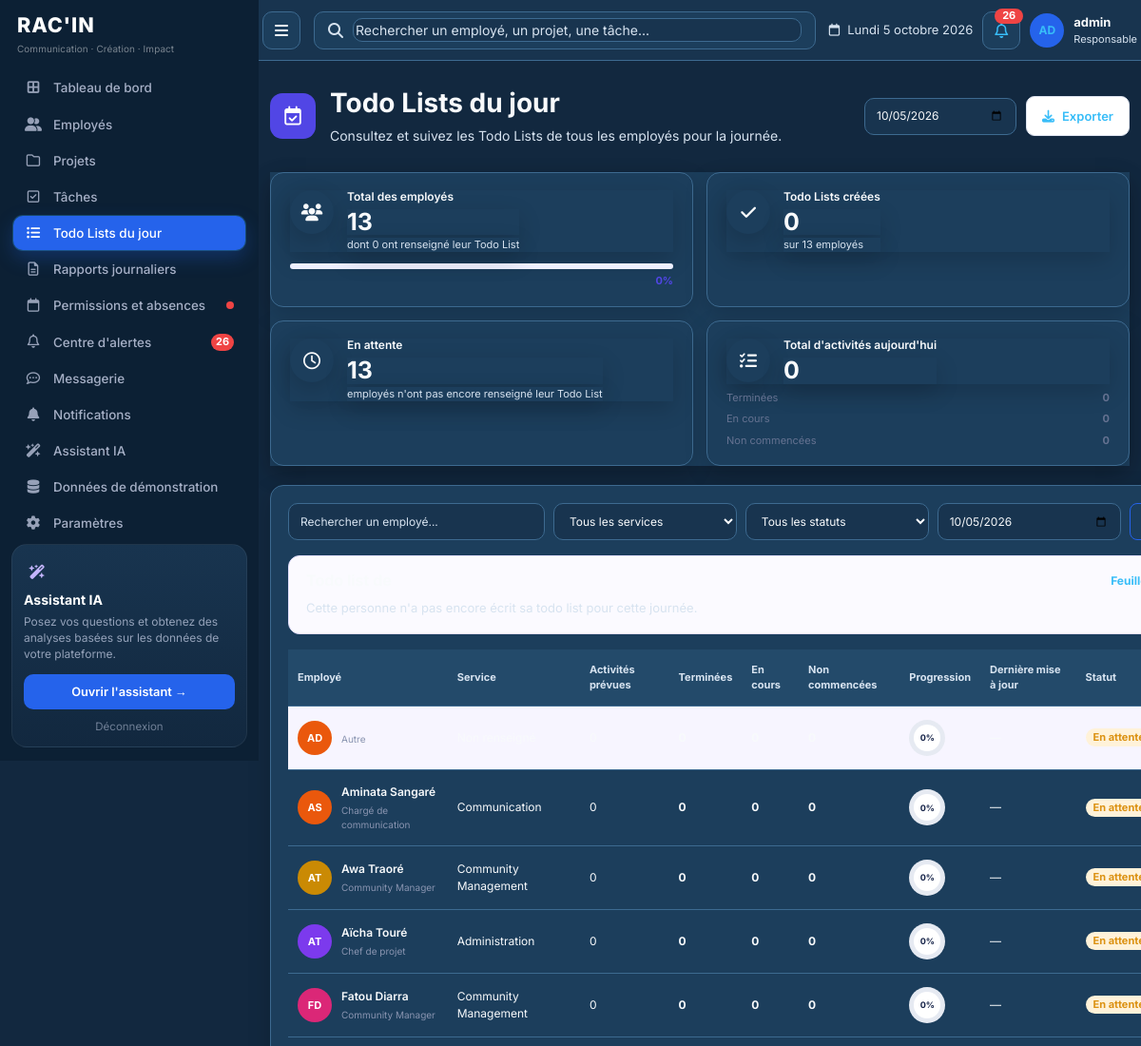
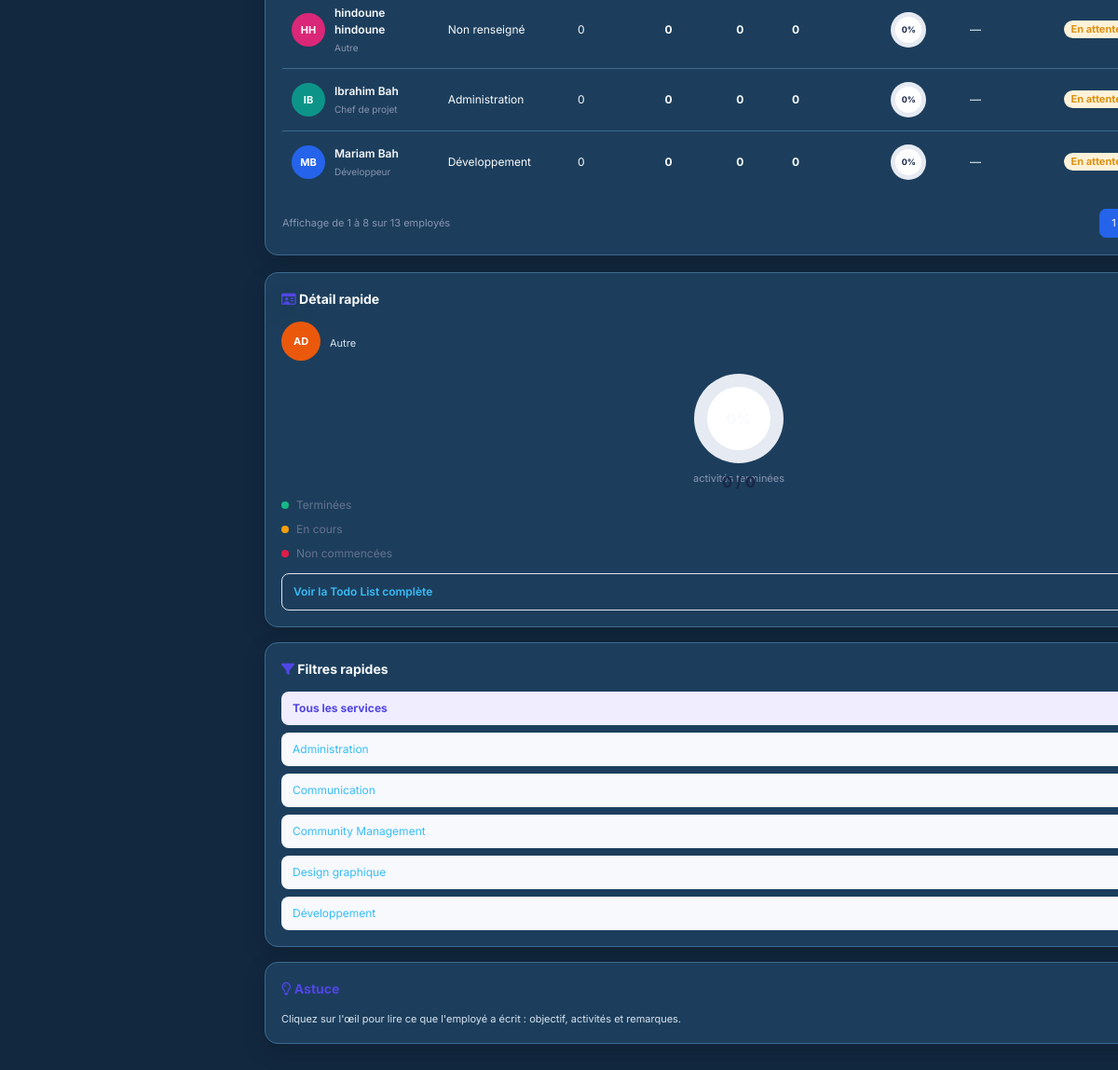
Before: /tasks/todo/ (signed in) with the older database file (2 pictures, top to bottom).
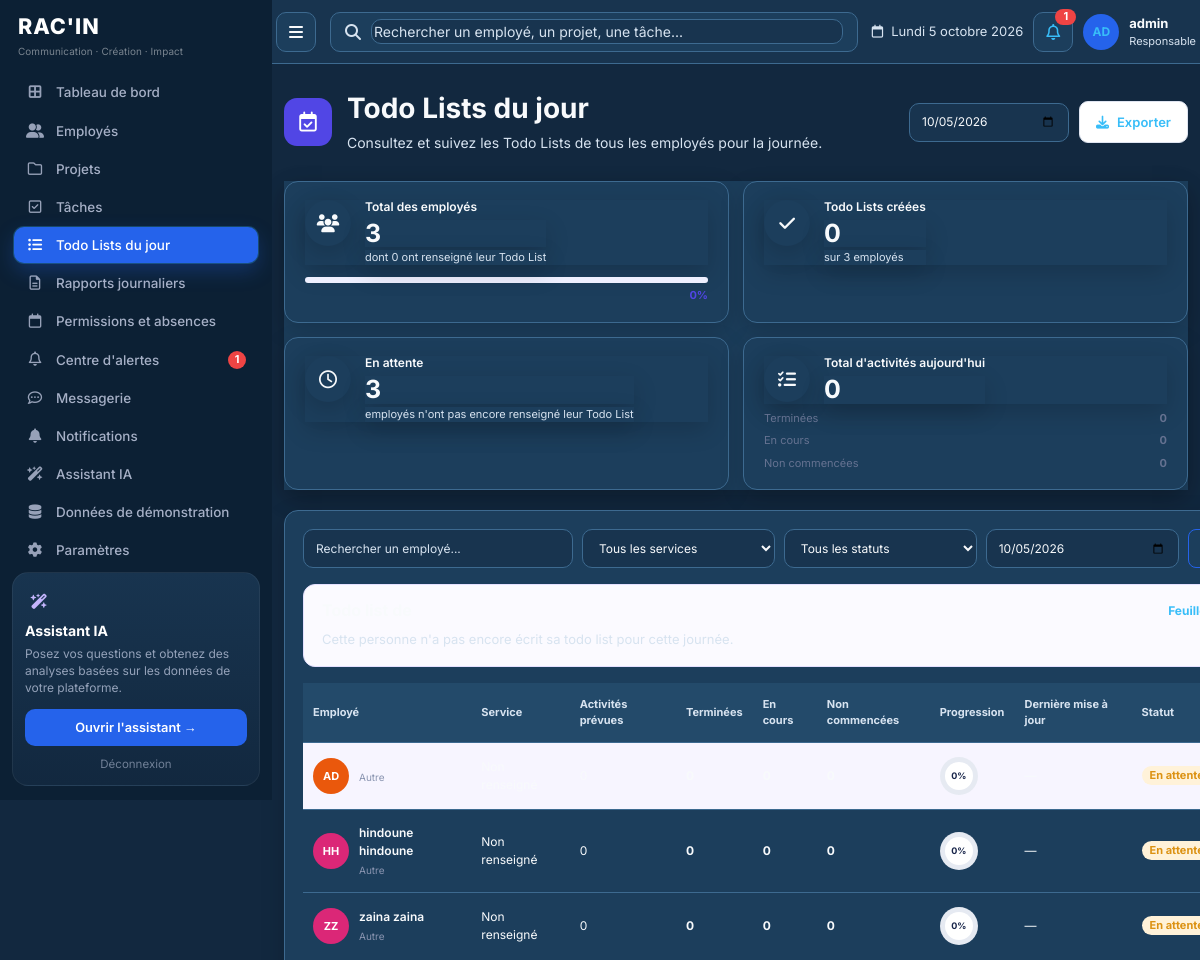
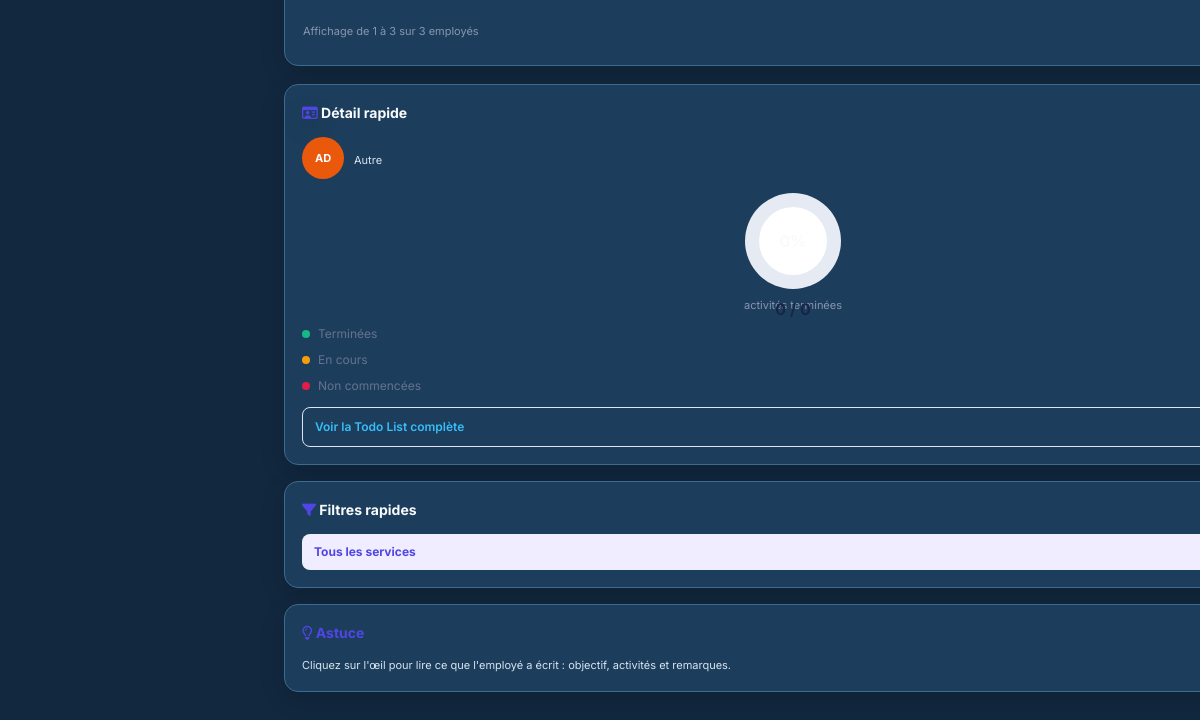
After: the same page with the newer database file (2 pictures, top to bottom).
### employees/models.py (models this page shows, shortened)
class Employee(models.Model):
    STATUS_CHOICES = [
        ('active', _('Actif')),
        ('inactive', _('Inactif')),
        ('on_leave', _('En congé')),
    ]
    POSITION_CHOICES = [
        ('designer', _('Designer')),
        ('developer', _('Développeur')),
        ('project_manager', _('Chef de projet')),
        ('marketing', _('Marketing')),
        ('content_writer', _('Rédacteur')),
        ('account_manager', _('Account Manager')),
        ('community_manager', _('Community Manager')),
        ('communication', _('Chargé de communication')),
        ('other', _('Autre')),
    ]
    user = models.OneToOneField(
        User,
        on_delete=models.CASCADE,
        related_name='employee_profile',
        verbose_name=_('Utilisateur')
    )
    position = models.CharField(
        max_length=50,
        choices=POSITION_CHOICES,
        verbose_name=_('Poste')
    )
    hire_date = models.DateField(
        verbose_name=_('Date d\'embauche')
    )
    status = models.CharField(
        max_length=20,
        choices=STATUS_CHOICES,
        default='active',
        verbose_name=_('Statut')
    )
    department = models.CharField(
        max_length=100,
        blank=True,
        verbose_name=_('Département')
    )
    salary = models.DecimalField(
        max_digits=10,
        decimal_places=2,
        blank=True,
        null=True,
        verbose_name=_('Salaire')
    )
    created_at = models.DateTimeField(
        auto_now_add=True,
        verbose_name=_('Créé le')
    )
    updated_at = models.DateTimeField(
        auto_now=True,
        verbose_name=_('Mis à jour le')
    )
    class Meta:
        verbose_name = _('Employé')
        verbose_name_plural = _('Employés')
        ordering = ['-hire_date']
    @property
    def full_name(self):
        return f"{self.user.first_name} {self.user.last_name}"

### authentication/models.py (models this page shows, shortened)
class User(AbstractUser):
    ROLE_CHOICES = [
        ('admin', _('Administrateur')),
        ('employee', _('Employé')),
    ]
    GENDER_CHOICES = [
        ('M', _('Homme')),
        ('F', _('Femme')),
        ('O', _('Autre')),
    ]
    role = models.CharField(
        max_length=20,
        choices=ROLE_CHOICES,
        default='employee',
        verbose_name=_('Rôle')
    )
    photo = models.ImageField(
        upload_to='profile_photos/',
        blank=True,
        null=True,
        verbose_name=_('Photo de profil')
    )
    phone = models.CharField(
        max_length=20,
        blank=True,
        verbose_name=_('Téléphone')
    )
    birth_date = models.DateField(
        blank=True,
        null=True,
        verbose_name=_('Date de naissance')
    )
    gender = models.CharField(
        max_length=1,
        choices=GENDER_CHOICES,
        blank=True,
        null=True,
        verbose_name=_('Genre')
    )
    address = models.TextField(
        blank=True,
        verbose_name=_('Adresse')
    )
    bio = models.TextField(
        blank=True,
        verbose_name=_('Bio')
    )
    is_demo = models.BooleanField(
        default=False,
        verbose_name=_('Donnée de démonstration'),
        help_text=_("Compte créé par le générateur. Il ne représente pas un employé réel."),
    )
    class Meta:
        verbose_name = _('Utilisateur')
        verbose_name_plural = _('Utilisateurs')
    def is_admin(self):
        return self.role == 'admin'

### tasks/views.py (the view, shortened to what this page needs)
# urls.py: path('todo/', views.daily_todo, name='daily'),
@login_required
def daily_todo(request):
    from decision_ai.analytics import tasks_on_date
    from employees.models import Employee
    day = _parse_plan_day(request.POST.get('date') or request.GET.get('date')) or timezone.now().date()
    actor = _employee(request.user)
    can_edit = actor is not None and not request.user.is_admin()
    selected_employee = None
    employees = None
    missing_employees = []
    position = (request.GET.get('position') or '').strip()
    status = (request.GET.get('status') or '').strip()
    status_choices = ('todo', 'in_progress', 'review', 'completed', 'not_done')
    if request.user.is_admin():
        employees = Employee.objects.select_related('user').order_by('user__first_name', 'user__last_name')
        if position:
            employees = employees.filter(position=position)
        employee_id = request.GET.get('employee')
        if employee_id:
            selected_employee = employees.filter(pk=employee_id).first()
        task_qs = tasks_on_date(day, selected_employee).order_by('id')
        if status in status_choices:
            task_qs = task_qs.filter(status=status)
        if selected_employee:
            targets = [selected_employee]
        else:
            ids = set(task_qs.values_list('assigned_to_id', flat=True))
            ids.update(
                DailyPlan.objects.filter(date=day, employee__in=employees).values_list('employee_id', flat=True)
            )
            targets = list(employees.filter(pk__in=ids))
            if not status:
                filled = set(tasks_on_date(day).values_list('assigned_to_id', flat=True))
                filled.discard(None)
                missing_employees = employees.filter(status='active').exclude(pk__in=filled)
        sheets = [
            _plan_sheet(employee, day, task_qs.filter(assigned_to=employee))
            for employee in targets
        ]
    else:
        task_qs = tasks_on_date(day, actor).order_by('id') if actor else Task.objects.none()
        sheets = [_plan_sheet(actor, day, task_qs)] if actor else []
    my_projects = []
    if can_edit and actor:
        from projects.models import Project
        my_projects = Project.objects.filter(
            Q(assigned_employees=actor) | Q(tasks__assigned_to=actor)
        ).distinct().order_by('name')
    if request.user.is_admin() and request.GET.get('sheet') != '1':
        return _render_admin_todo(request, day, employees)

### dashboard/context_processors.py (called while the page is built)
def _header(user):
    today = timezone.localdate()
    name = (user.get_full_name() or '').strip() or user.username
    initials = (
        f'{(user.first_name[:1] if user.first_name else "")}'
        f'{(user.last_name[:1] if user.last_name else "")}'
    ).upper() or user.username[:2].upper()
    return {
        'header_name': name,
        'header_initials': initials,
        'header_role': 'Responsable' if user.is_admin() else 'Employé',
        'header_date_label': f'{DAYS[today.weekday()]} {today.day} {MONTHS[today.month - 1]} {today.year}',
    }

def _chat_unread(user):
    if user.is_admin():
        return Message.objects.filter(
            sender__role='employee',
            receiver__role='admin',
            read_at__isnull=True,
        ).count()
    return Message.objects.filter(receiver=user, read_at__isnull=True).count()

### decision_ai/analytics.py (called while the page is built)
def tasks_on_date(day, employee=None):
    qs = Task.objects.select_related('project', 'assigned_to__user').filter(
        Q(planned_date=day) | Q(planned_date__isnull=True, due_date=day)
    )
    if employee is not None:
        qs = qs.filter(assigned_to=employee)
    return qs

### templates/tasks/todo_admin.html (shortened to what the changed rows need)
{% extends 'base.html' %}
{% block content %}
<div class="todo-page">
    <div class="todo-header">
        <div class="todo-title">
            <div>
                <h1>Todo Lists du jour</h1>
            </div>
        </div>
    </div>
    <div class="kpi-grid">
        <div class="kpi-card">
            <div class="kpi-top">
                <div>
                    <h4>Total des employés</h4>
                    <div class="kpi-number">{{ stats.total }}</div>
                    <div class="kpi-subtitle">dont {{ stats.filled }} ont renseigné leur Todo List</div>
                </div>
            </div>
        </div>
        <div class="kpi-card">
            <div class="kpi-top">
                <div><h4>Todo Lists créées</h4><div class="kpi-number">{{ stats.filled }}</div><div class="kpi-subtitle">sur {{ stats.total }} employés</div></div>
            </div>
        </div>
        <div class="kpi-card">
            <div class="kpi-top">
                <div><h4>En attente</h4><div class="kpi-number">{{ stats.waiting_people }}</div><div class="kpi-subtitle">employés n'ont pas encore renseigné leur Todo List</div></div>
            </div>
        </div>
    </div>
    <div class="todo-layout">
        <div class="main-card">
            {% if selected %}
            <section class="reading" id="lecture">
                <div class="reading-head">
                    <h2>Todo list de {{ selected.full_name }}</h2>
                </div>
            </section>
            {% endif %}
            <div class="table-wrapper">
                <table class="todo-table">
                    <thead>
                        <tr>
                            <th>Employé</th><th>Service</th><th>Activités prévues</th><th>Terminées</th><th>En cours</th><th>Non commencées</th><th>Progression</th><th>Dernière mise à jour</th><th>Statut</th><th>Actions</th>
                        </tr>
                    </thead>
                    <tbody>
                    {% for row in rows %}
                        <tr class="{% if selected and selected.pk == row.pk %}is-selected{% endif %}">
                            <td>
                                <div class="employee">
                                    <span class="avatar" style="background:{{ row.avatar_color }}">{{ row.initials }}</span>
                                    <div>
                                        <div class="employee-name">{{ row.full_name }}</div>
                                        <div class="employee-role">{{ row.get_position_display }}</div>
                                    </div>
                                </div>
                            </td>
                            <td>{{ row.service_label }}</td>
                            <td>{{ row.planned }}</td>
                            <td class="n-green">{{ row.done }}</td>
                            <td class="n-orange">{{ row.doing }}</td>
                            <td class="n-red">{{ row.waiting }}</td>
                            <td><span class="ring" style="--p:{{ row.progress }}"><span>{{ row.progress }}%</span></span></td>
                            <td class="when">{{ row.updated_label }}{% if row.updated_sub %}<small>{{ row.updated_sub }}</small>{% endif %}</td>
                            <td><span class="badge badge-{{ row.state_key }}">{{ row.state_label }}</span></td>
                        </tr>
                    {% empty %}
                        <tr><td colspan="10" style="text-align:center;padding:40px;color:#8b96b0;">Aucune Todo List pour ces filtres.</td></tr>
                    {% endfor %}
                    </tbody>
                </table>
            </div>
            <div class="pagination">
                <span>Affichage de {{ page_obj.start_index }} à {{ page_obj.end_index }} sur {{ page_obj.paginator.count }} employés</span>
                <div class="pagination-buttons">
                    {% for number in page_obj.paginator.page_range %}
                        {% if page_obj.number == number %}<span class="page-btn active">{{ number }}</span>{% else %}<a class="page-btn" href="?{{ querystring }}&page={{ number }}">{{ number }}</a>{% endif %}
                    {% endfor %}
                </div>
            </div>
        </div>
        <div class="side-column">
            <div class="side-card">
                {% if selected %}
                <div class="picked">
                    <span class="avatar" style="background:{{ selected.avatar_color }};width:42px;height:42px">{{ selected.initials }}</span>
                    <div><strong>{{ selected.full_name }}</strong><small>{{ selected.get_position_display }}</small></div>
                </div>
                <div class="big-ring" style="--p:{{ selected.progress }}"><span>{{ selected.progress }}%</span></div>
                <div class="ratio"><b>{{ selected.done }} / {{ selected.planned }}</b> activités terminées</div>
                <div class="legend-item"><span class="legend-dot" style="background:#16b985"></span> Terminées <strong>{{ selected.done }}</strong></div>
                <div class="legend-item"><span class="legend-dot" style="background:#f59e0b"></span> En cours <strong>{{ selected.doing }}</strong></div>
                <div class="legend-item"><span class="legend-dot" style="background:#e11d48"></span> Non commencées <strong>{{ selected.waiting }}</strong></div>
                <a class="full-link" href="?date={{ day|date:'Y-m-d' }}&employee={{ selected.pk }}&sheet=1">Voir la Todo List complète </a>
                {% else %}
                <p class="kpi-subtitle">Sélectionnez un employé dans le tableau.</p>
                {% endif %}
            </div>
            <div class="side-card">
                <div class="chips">
                    <a class="{% if not service %}on{% endif %}" href="?date={{ day|date:'Y-m-d' }}">Tous les services</a>
                    {% for item in services %}
                    <a class="{% if service == item %}on{% endif %}" href="?date={{ day|date:'Y-m-d' }}&service={{ item|urlencode }}">{{ item }}</a>
                    {% endfor %}
                </div>
            </div>
        </div>
    </div>
</div>
{% endblock %}

### templates/base.html (shortened to what the changed rows need)
{% load static %}
<!DOCTYPE html>
<html lang="fr">
<head>
    <link href="https://cdn.jsdelivr.net/npm/bootstrap@5.3.0/dist/css/bootstrap.min.css" rel="stylesheet">
    <link href="https://cdnjs.cloudflare.com/ajax/libs/font-awesome/6.4.0/css/all.min.css" rel="stylesheet">
    <link rel="stylesheet" href="{% static 'css/platform.css' %}?v=3">
</head>
<body class="{% block body_class %}{% endblock %}">
    {% if user.is_authenticated %}
    <div class="container-fluid">
        <div class="row app-row">
            <div class="sidebar sidebar-racin p-0">
                <nav class="sidebar-nav nav flex-column">
                    {% if user.is_admin %}
                    <a class="nav-link {% if request.resolver_match.namespace == 'permissions' %}active{% endif %}" href="{% url 'permissions:list' %}">
                        <i class="far fa-calendar"></i> Permissions et absences
                        {% if sidebar_pending_permissions %}<span class="racin-dot"></span>{% endif %}
                    </a>
                    <a class="nav-link {% if request.resolver_match.url_name == 'delay_detection' %}active{% endif %}" href="{% url 'decision_ai:delay_detection' %}">
                        <i class="far fa-bell"></i> Centre d'alertes
                        {% if sidebar_unread_messages %}<span class="racin-badge">{{ sidebar_unread_messages }}</span>{% endif %}
                    </a>
                    {% endif %}
                </nav>
            </div>
            <div class="racin-content">
                <header class="app-header">
                    <div class="app-tools">
                        <a class="app-icon-btn" href="{% url 'notifications:list' %}" aria-label="Notifications">
                            <i class="far fa-bell"></i>
                            {% if sidebar_unread_messages %}<span class="app-badge">{{ sidebar_unread_messages }}</span>{% endif %}
                        </a>
                    </div>
                </header>
    {% endif %}
                {% block content %}{% endblock %}
    {% if user.is_authenticated %}
            </div>
        </div>
    </div>
    {% else %}
    </div>
    {% endif %}
</body>
</html>

Changed rows visible on the page:
removed Employee: initials "AS", full_name "Aminata Sangaré", position "Chargé de communication", service_label "Communication", planned "0", done "0", doing "0", waiting "0", progress "0", updated_label "—", state_label "En…", services "Communication"
removed Employee: initials "AT", full_name "Awa Traoré", position "Community Manager", service_label "Community Management", planned "0", done "0", doing "0", waiting "0", progress "0", updated_label "—", state_label "En…", services "Community Management"
removed Employee: initials "AT", full_name "Aïcha Touré", position "Chef de projet", service_label "Administration", planned "0", done "0", doing "0", waiting "0", progress "0", updated_label "—", state_label "En…", services "Administration"
removed Employee: initials "FD", full_name "Fatou Diarra", position "Community Manager", service_label "Community Management", planned "0", done "0", doing "0", waiting "0", progress "0", updated_label "—", state_label "En…"
removed Employee: initials "IB", full_name "Ibrahim Bah", position "Chef de projet", service_label "Administration", planned "0", done "0", doing "0", waiting "0", progress "0", updated_label "—", state_label "En…"
removed Employee: initials "MB", full_name "Mariam Bah", position "Développeur", service_label "Développement", planned "0", done "0", doing "0", waiting "0", progress "0", updated_label "—", state_label "En…", services "Développement"
removed Employee: services "Design graphique"
now on this page (row unchanged): Employee: initials "ZZ", full_name "zaina zaina", position "Autre", service_label "Non renseigné", planned "0", done "0", doing "0", waiting "0", progress "0", updated_label "—", state_label "En…"
Other visible differences:
{{ sidebar_unread_messages }}: "26" → "1"
{{ stats.total }}: "13" → "3"
{{ stats.waiting_people }}: "13" → "3"
{{ page_obj.end_index }}: "8" → "3"
{{ page_obj.paginator.count }}: "13" → "3"
list line gone: "1"
